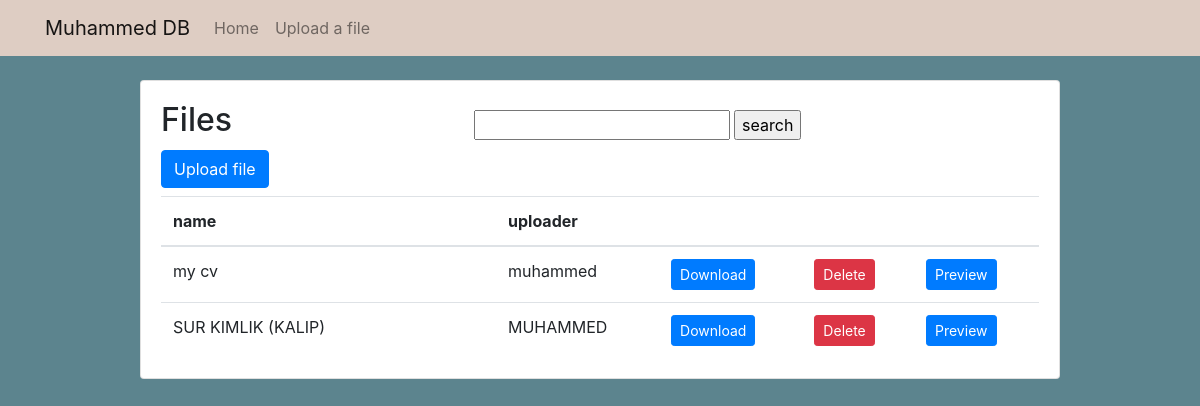
/, run on an earlier commit of the app's database.
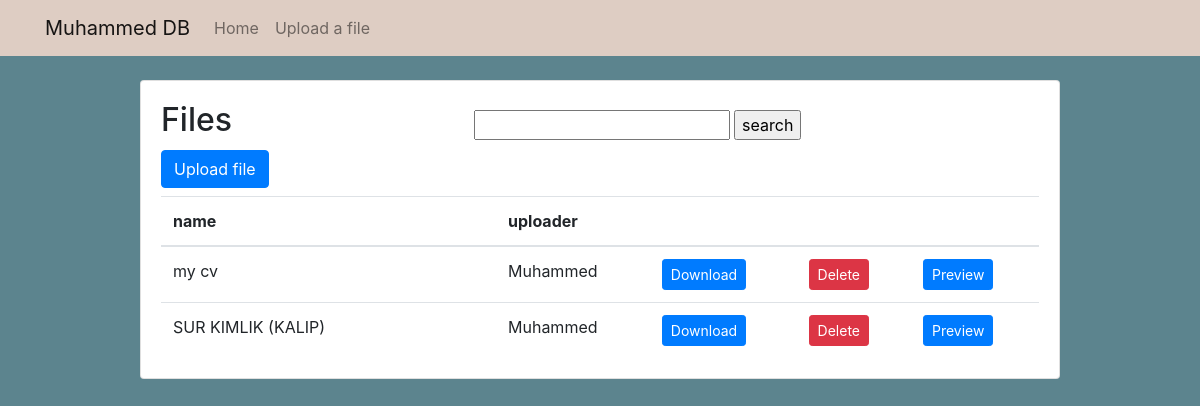
And on a later commit of the database.
### home/models.py (models this page shows, shortened)
class Pdf(models.Model):
    name = models.CharField(max_length=100, null=False, default="No name")
    pdf = models.FileField(upload_to='files')
    uploader = models.CharField(max_length=100, null=True)

### home/views.py (the view)
# urls.py: path("", views.BookListView.as_view(), name="home"),
class BookListView(ListView):
    model = Pdf
    template_name = "home/class_book_list.html"
    context_object_name = "pdf"
    paginate_by = 10
    def get_queryset(self):
        query = self.request.GET.get('q')
        if query:
            object_list = self.model.objects.order_by('-id').filter(name__icontains=query)
        else:
            object_list = self.model.objects.all().order_by('-id')
        return object_list

### home/templates/home/class_book_list.html (shortened to what this page needs)
{% extends 'home/base.html' %}
{% block content %}
<h2 style="display: inline-block">Files</h2>
<center style="display: inline-block; margin-left: 27%; margin-right: 22%">
  <form method="GET">
    <input type="text" name="q" value="{{ request.GET.q }}" />
    <input class="button" type="submit" value="search" />
  </form>
</center>
<h2 style="display: inline-block">
  <a style="display: inline-block" href="{% url 'upload' %}" class="btn btn-primary">Upload file</a>
</h2>
<table class="table mb-0">
  <thead>
    <tr>
      <th style="width: 335px; padding: 12px">name</th>
      <th>uploader</th>
      <th></th>
      <th></th>
      <th></th>
    </tr>
  </thead>
  <tbody>
    {% for pdf in pdf %}
    <tr>
      <td style="width: 335px; padding: 12px">{{pdf.name}}</td>
      <td>{{pdf.uploader}}</td>
      <td>
        <a download="{{pdf.pdf.url}}" href="{{pdf.pdf.url}}" class="btn btn-primary btn-sm">Download</a>
      </td>
      <td>
        <form action="{% url 'delete' pdf.pk %}" method="post">
          <input type="submit" value="Delete" class="btn btn-danger btn-sm" />
        </form>
      </td>
      <td>
        <a href="{% url 'preview' pdf.pk %}" class="btn btn-primary btn-sm" target="_blank_">Preview</a>
      </td>
    </tr>
    {% endfor %}
  </tbody>
</table>
{% endblock %}

What changed in the data, as far as the page shows it:
changed Pdf "my cv": uploader "muhammed" → "Muhammed"
changed Pdf "SUR KIMLIK (KALIP)": uploader "MUHAMMED" → "Muhammed"
